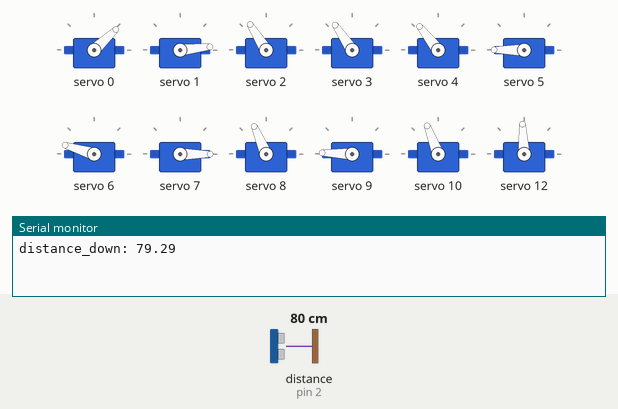
Simulated run of this sketch. Board: Arduino Uno, built for the host (arithmetic inside an expression is 32-bit, double 64-bit). Shown: 12 × servo, the last lines printed to the serial monitor. Wiring (inferred from the names in the program): ultrasonic range finder: trigger pin 3; echo pin 2. Inputs (shaded band) come from the test bench; at power-on: distance to the obstacle (sensor on pin 2) 80 cm. The echo pulse lasts 58.3 µs per cm.

Above: at 1.73 s.
5.3 s: distance to the obstacle (sensor on pin 2) set to 2 cm
At 6.5 s:
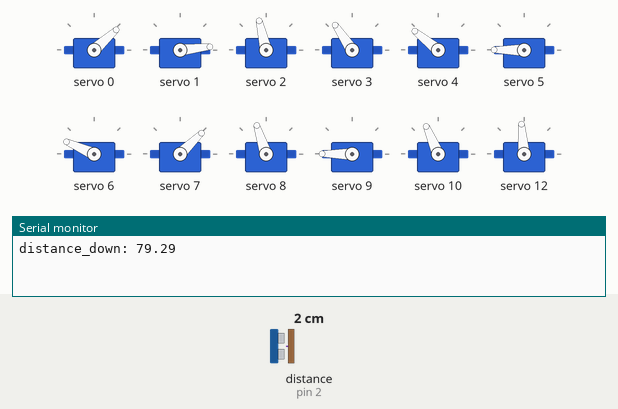
11.3 s: distance to the obstacle (sensor on pin 2) set to 250 cm
At 13.3 s:
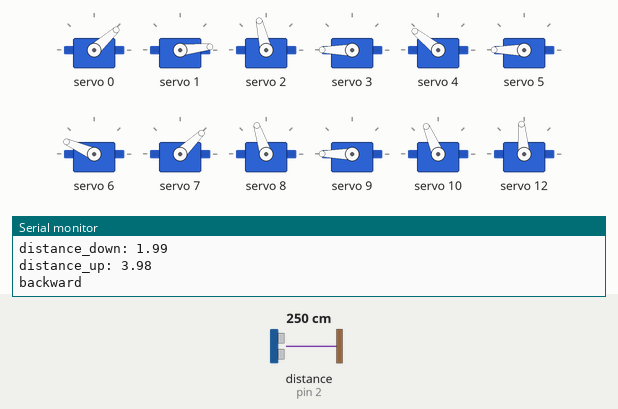
Timing chart, 0 to 23.3 s (numbered marks = the images above; inputs shaded):
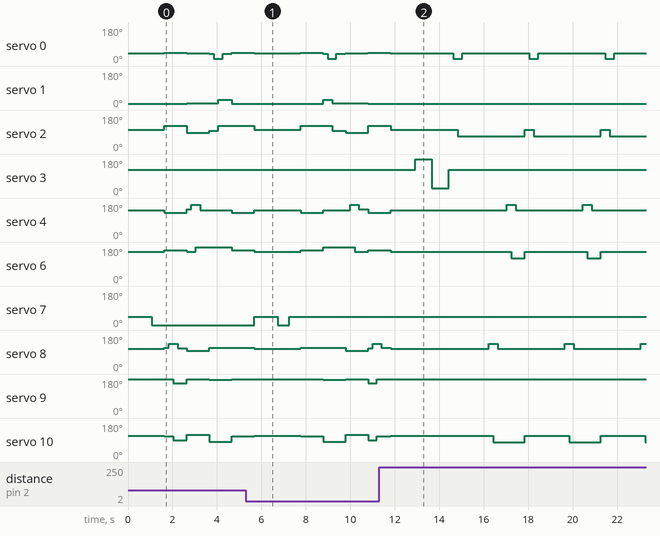

Measured:
- by itself, servo 0: alternates 42° for 3.0 s and 12° for 0.40 s
- by itself, servo 2: repeats every 3.4 s: 68° 3.0 s, 103° 0.41 s
- by itself, servo 10: repeats every 3.4 s: 79° 1.4 s, 113° 2.0 s
- by itself, servo 12: repeats every 3.4 s: 68° 0.40 s, 95° 3.0 s

The sketch:

walking_with_ultrasonic_sensor.ino
```cpp
#include <Wire.h>
#include <Adafruit_PWMServoDriver.h>

Adafruit_PWMServoDriver s = Adafruit_PWMServoDriver();

//Pins:
//front right: 0, 1, 2
//front left: 8, 9, 10
//back right: 4, 5, 6
//back left: 12, 13, 14

//for the mapping of the values
int pwm[14]; //14 because of the pins (easier to remember)
int angle[14];

int timeDelay = 200; //milliseconds

//ultrasonic sensor pins and other variables
int trigPin = 3;
int echoPin = 2;

float duration_us1, duration_us2, distance_cm, distance_down, distance_up;
float duration[10];
float left_side, right_side;
int number;

boolean side = true; //true = left, false = right
boolean down = true;

void setup() {
  s.begin();
  s.setPWMFreq(60);
  delay(10);
  Serial.begin(9600);
  delay(1000);

  pinMode(trigPin, OUTPUT);
  pinMode(echoPin, INPUT);
}

void loop() {
  duration_us1 = 0;
  homePos();
  delay(50);
  setUltrasonicSensor(45, 0);
  delay(200);

  distance_down = getDistance();
  Serial.print("distance_down: ");
  Serial.println(distance_down);

  if(distance_down > 24){
    forward(1);
    Serial.println("forward");
  }else{
    setUltrasonicSensor(90, 0);
    delay(200);
    distance_up = getDistance();
    Serial.print("distance_up: ");
    Serial.println(distance_up);
    if(distance_up < 47){
      backward(1);
      Serial.println("backward");
      delay(100);
      getSide();
      turn();
    }
  }
}

//----------------ultrasonic------------
void turn(){
  if(side == true){
    left(3);
  }else{
    right(3);
  }
}

void getSide(){
  setUltrasonicSensor(90, 65);
  delay(200);
  left_side = getDistance();
  Serial.print("left_side: ");
  Serial.println(left_side);
  delay(100);
  setUltrasonicSensor(90, -80);
  delay(200);
  right_side = getDistance();
  Serial.print("right_side: ");
  Serial.println(right_side);
  delay(100);
  if(right_side < left_side){
    side = true; //turn right
  }else{
    side = false; //turn left
  }
}

float getDistance(){
  delay(300);
  for(int i = 0; i < 10; i++){
    // generate 10-microsecond pulse to TRIG pin
    digitalWrite(trigPin, HIGH);
    delayMicroseconds(10);
    digitalWrite(trigPin, LOW);

    duration[i] = pulseIn(echoPin, HIGH);
  }

  number = 0;

  for(int i = 0; i < 10; i++){
    if((duration[i] < 29400) || (duration[i] > 0)){
      duration_us1 +=duration[i];
      number++;
    }
  }

  //create the middle value
  duration_us2 = duration_us1 / number;

  // calculate the distance
  distance_cm = 0.017 * duration_us2;

  return distance_cm;
}

void setUltrasonicSensor(int angle7, int angle3){
  //ultrasonic sensor
  angle[7] = angle7;
  angle[3] = angle3;

  for(int i = 3; i < 8; i++){
    map_values(i);
  }

  for(int i = 3; i < 8; i++){
    s.setPWM(i, 0, pwm[i]);
  }
}

//----------------left side-------------
void left(int number){
  for(int i = 0; i < number; i++){
    homePos();
    delay(timeDelay);
    step4sr();
    delay(timeDelay);
    step3sr();
    delay(timeDelay);
    step2sr();
    delay(timeDelay);
    step1sr();
    delay(timeDelay);
  }
}

void step4sr(){
  //front right
  angle[4] = 230;
  map_values(4);
  s.setPWM(4, 0, pwm[4]);
  delay(200);

  angle[5] = 59;
  angle[6] = 94;
  map_values(5);
  map_values(6);
  s.setPWM(5, 0, pwm[5]);
  s.setPWM(6, 0, pwm[6]);
  delay(200);

  angle[4] = 192;
  map_values(4);
  s.setPWM(4, 0, pwm[4]);
  delay(200);
}

void step3sr(){
  //front right
  angle[8] = 230;
  map_values(8);
  s.setPWM(8, 0, pwm[8]);
  delay(200);

  angle[9] = 59;
  angle[10] = 94;
  map_values(9);
  map_values(10);
  s.setPWM(9, 0, pwm[9]);
  s.setPWM(10, 0, pwm[10]);
  delay(200);

  angle[8] = 192;
  map_values(8);
  s.setPWM(8, 0, pwm[8]);
  delay(200);
}

void step2sr(){
  //front right
  angle[12] = 235;
  map_values(12);
  s.setPWM(12, 0, pwm[12]);
  delay(200);

  angle[13] = 59;
  angle[14] = 154;
  map_values(13);
  map_values(14);
  s.setPWM(13, 0, pwm[13]);
  s.setPWM(14, 0, pwm[14]);
  delay(200);

  angle[12] = 192;
  map_values(12);
  s.setPWM(12, 0, pwm[12]);
  delay(200);
}

void step1sr(){
  //front right
  angle[0] = 235;
  map_values(0);
  s.setPWM(0, 0, pwm[0]);
  delay(200);

  angle[1] = 59;
  angle[2] = 154;
  map_values(1);
  map_values(2);
  s.setPWM(1, 0, pwm[1]);
  s.setPWM(2, 0, pwm[2]);
  delay(200);

  angle[0] = 192;
  map_values(0);
  s.setPWM(0, 0, pwm[0]);
  delay(200);
}


//----------------right side------------
void right(int number){
  for(int i = 0; i < number; i++){
    homePos();
    delay(timeDelay);
    step1sl();
    delay(timeDelay);
    step2sl();
    delay(timeDelay);
    step3sl();
    delay(timeDelay);
    step4sl();
    delay(timeDelay);
  }
}

void step4sl(){
  //front right
  angle[4] = 230;
  map_values(4);
  s.setPWM(4, 0, pwm[4]);
  delay(200);

  angle[5] = 59;
  angle[6] = 154;
  map_values(5);
  map_values(6);
  s.setPWM(5, 0, pwm[5]);
  s.setPWM(6, 0, pwm[6]);
  delay(200);

  angle[4] = 192;
  map_values(4);
  s.setPWM(4, 0, pwm[4]);
  delay(200);
}

void step3sl(){
  //front right
  angle[8] = 230;
  map_values(8);
  s.setPWM(8, 0, pwm[8]);
  delay(200);

  angle[9] = 59;
  angle[10] = 154;
  map_values(9);
  map_values(10);
  s.setPWM(9, 0, pwm[9]);
  s.setPWM(10, 0, pwm[10]);
  delay(200);

  angle[8] = 192;
  map_values(8);
  s.setPWM(8, 0, pwm[8]);
  delay(200);
}

void step2sl(){
  //front right
  angle[12] = 235;
  map_values(12);
  s.setPWM(12, 0, pwm[12]);
  delay(200);

  angle[13] = 59;
  angle[14] = 94;
  map_values(13);
  map_values(14);
  s.setPWM(13, 0, pwm[13]);
  s.setPWM(14, 0, pwm[14]);
  delay(200);

  angle[12] = 192;
  map_values(12);
  s.setPWM(12, 0, pwm[12]);
  delay(200);
}

void step1sl(){
  //front right
  angle[0] = 235;
  map_values(0);
  s.setPWM(0, 0, pwm[0]);
  delay(200);

  angle[1] = 59;
  angle[2] = 94;
  map_values(1);
  map_values(2);
  s.setPWM(1, 0, pwm[1]);
  s.setPWM(2, 0, pwm[2]);
  delay(200);

  angle[0] = 192;
  map_values(0);
  s.setPWM(0, 0, pwm[0]);
  delay(200);
}

//----------------backward--------------
void backward(int number){
  for(int i = 0; i < number; i++){
    pos1b();
    delay(timeDelay);
    step1b();
    delay(timeDelay);
    pos2b();
    delay(timeDelay);
    step2b();
    delay(timeDelay);
    pos3b();
    delay(timeDelay);
    step3b();
    delay(timeDelay);
    pos4b();
    delay(timeDelay);
    step4b();
    delay(timeDelay);
    homePos();
    delay(timeDelay * 5);
  }
}

void step4b(){
  //front right
  angle[8] = 230;
  map_values(8);
  s.setPWM(8, 0, pwm[8]);
  delay(200);

  angle[9] = 69;
  angle[10] = 126;
  map_values(9);
  map_values(10);
  s.setPWM(9, 0, pwm[9]);
  s.setPWM(10, 0, pwm[10]);
  delay(200);

  angle[8] = 199;
  map_values(8);
  s.setPWM(8, 0, pwm[8]);
  delay(200);
}

void pos4b(){
  //back right
  angle[6] = 119;
  angle[4] = 177;
  angle[5] = 55;

  //back left
  angle[14] = 108;
  angle[12] = 195;
  angle[13] = 62;

  //front right
  angle[2] = 141;
  angle[0] = 191;
  angle[1] = 59;

  //front left
  angle[10] = 144;
  angle[8] = 195;
  angle[9] = 96;

  for(int i = 0; i < 15; i++){
    map_values(i);
  }

  for(int i = 0; i < 15; i++){
    s.setPWM(i, 0, pwm[i]);
  }
}

void step3b(){
  //front right
  angle[4] = 230;
  map_values(4);
  s.setPWM(4, 0, pwm[4]);
  delay(200);

  angle[5] = 69;
  angle[6] = 126;
  map_values(5);
  map_values(6);
  s.setPWM(5, 0, pwm[5]);
  s.setPWM(6, 0, pwm[6]);
  delay(200);

  angle[4] = 199;
  map_values(4);
  s.setPWM(4, 0, pwm[4]);
  delay(200);
}

void pos3b(){
  //back right
  angle[6] = 94;
  angle[4] = 193;
  angle[5] = 60;

  //back left
  angle[14] = 141;
  angle[12] = 191;
  angle[13] = 59;

  //front right
  angle[2] = 109;
  angle[0] = 194;
  angle[1] = 62;

  //front left
  angle[10] = 119;
  angle[8] = 177;
  angle[9] = 55;

  for(int i = 0; i < 15; i++){
    map_values(i);
  }

  for(int i = 0; i < 15; i++){
    s.setPWM(i, 0, pwm[i]);
  }
}

void step2b(){
  //front right
  angle[0] = 235;
  map_values(0);
  s.setPWM(0, 0, pwm[0]);
  delay(200);

  angle[1] = 64;
  angle[2] = 118;
  map_values(1);
  map_values(2);
  s.setPWM(1, 0, pwm[1]);
  s.setPWM(2, 0, pwm[2]);
  delay(200);

  angle[0] = 197;
  map_values(0);
  s.setPWM(0, 0, pwm[0]);
  delay(200);
}

void pos2b(){
  //back right
  angle[6] = 85;
  angle[4] = 193;
  angle[5] = 60;

  //back left
  angle[14] = 148;
  angle[12] = 173;
  angle[13] = 55;

  //front right
  angle[2] = 140;
  angle[0] = 198;
  angle[1] = 86;

  //front left
  angle[10] = 153;
  angle[8] = 199;
  angle[9] = 73;

  for(int i = 0; i < 15; i++){
    map_values(i);
  }

  for(int i = 0; i < 15; i++){
    s.setPWM(i, 0, pwm[i]);
  }
}

void step1b(){
  //front right
  angle[12] = 235;
  map_values(12);
  s.setPWM(12, 0, pwm[12]);
  delay(200);

  angle[13] = 77;
  angle[14] = 135;
  map_values(13);
  map_values(14);
  s.setPWM(13, 0, pwm[13]);
  s.setPWM(14, 0, pwm[14]);
  delay(200);

  angle[12] = 199;
  map_values(12);
  s.setPWM(12, 0, pwm[12]);
  delay(200);
}

void pos1b(){
  //back right
  angle[6] = 119;
  angle[4] = 177;
  angle[5] = 55;

  //back left
  angle[14] = 108;
  angle[12] = 195;
  angle[13] = 62;

  //front right
  angle[2] = 141;
  angle[0] = 191;
  angle[1] = 59;

  //front left
  angle[10] = 126;
  angle[8] = 199;
  angle[9] = 69;

  for(int i = 0; i < 15; i++){
    map_values(i);
  }

  for(int i = 0; i < 15; i++){
    s.setPWM(i, 0, pwm[i]);
  }
}

//----------------forward---------------
void forward(int number){
  for(int i = 0; i < number; i++){
    pos1();
    delay(timeDelay);
    step1();
    delay(timeDelay);
    pos2();
    delay(timeDelay);
    step2();
    delay(timeDelay);
    pos3();
    delay(timeDelay);
    step3();
    delay(timeDelay);
    pos4();
    delay(timeDelay);
    step4();
    delay(timeDelay);
    homePos();
    delay(timeDelay * 5);
  }
}

void step4(){
  //front right
  angle[12] = 235;
  map_values(12);
  s.setPWM(12, 0, pwm[12]);
  delay(200);

  angle[13] = 62;
  angle[14] = 108;
  map_values(13);
  map_values(14);
  s.setPWM(13, 0, pwm[13]);
  s.setPWM(14, 0, pwm[14]);
  delay(200);

  angle[12] = 195;
  map_values(12);
  s.setPWM(12, 0, pwm[12]);
  delay(200);
}

void pos4(){
  //back right
  angle[6] = 119;
  angle[4] = 177;
  angle[5] = 55;

  //back left
  angle[14] = 135;
  angle[12] = 199;
  angle[13] = 77;

  //front right
  angle[2] = 141;
  angle[0] = 191;
  angle[1] = 59;

  //front left
  angle[10] = 126;
  angle[8] = 199;
  angle[9] = 69;

  for(int i = 0; i < 15; i++){
    map_values(i);
  }

  for(int i = 0; i < 15; i++){
    s.setPWM(i, 0, pwm[i]);
  }
}

void step3(){
  //front right
  angle[0] = 235;
  map_values(0);
  s.setPWM(0, 0, pwm[0]);
  delay(200);

  angle[1] = 86;
  angle[2] = 140;
  map_values(1);
  map_values(2);
  s.setPWM(1, 0, pwm[1]);
  s.setPWM(2, 0, pwm[2]);
  delay(200);

  angle[0] = 198;
  map_values(0);
  s.setPWM(0, 0, pwm[0]);
  delay(200);
}

void pos3(){
  //back right
  angle[6] = 85;
  angle[4] = 193;
  angle[5] = 60;

  //back left
  angle[14] = 148;
  angle[12] = 173;
  angle[13] = 55;

  //front right
  angle[2] = 118;
  angle[0] = 197;
  angle[1] = 64;

  //front left
  angle[10] = 153;
  angle[8] = 199;
  angle[9] = 73;

  for(int i = 0; i < 15; i++){
    map_values(i);
  }

  for(int i = 0; i < 15; i++){
    s.setPWM(i, 0, pwm[i]);
  }
}

void step2(){
  //front right
  angle[4] = 230;
  map_values(4);
  s.setPWM(4, 0, pwm[4]);
  delay(200);

  angle[5] = 60;
  angle[6] = 94;
  map_values(5);
  map_values(6);
  s.setPWM(5, 0, pwm[5]);
  s.setPWM(6, 0, pwm[6]);
  delay(200);

  angle[4] = 193;
  map_values(4);
  s.setPWM(4, 0, pwm[4]);
  delay(200);
}

void pos2(){
  //back right
  angle[6] = 126;
  angle[4] = 199;
  angle[5] = 69;

  //back left
  angle[14] = 141;
  angle[12] = 191;
  angle[13] = 59;

  //front right
  angle[2] = 109;
  angle[0] = 194;
  angle[1] = 62;

  //front left
  angle[10] = 119;
  angle[8] = 177;
  angle[9] = 55;

  for(int i = 0; i < 15; i++){
    map_values(i);
  }

  for(int i = 0; i < 15; i++){
    s.setPWM(i, 0, pwm[i]);
  }
}

void step1(){
  //front right
  angle[8] = 230;
  map_values(8);
  s.setPWM(8, 0, pwm[8]);
  delay(200);

  angle[9] = 96;
  angle[10] = 144;
  map_values(9);
  map_values(10);
  s.setPWM(9, 0, pwm[9]);
  s.setPWM(10, 0, pwm[10]);
  delay(200);

  angle[8] = 195;
  map_values(8);
  s.setPWM(8, 0, pwm[8]);
  delay(200);
}

void pos1(){
  //back right
  angle[6] = 119;
  angle[4] = 177;
  angle[5] = 55;

  //back left
  angle[14] = 108;
  angle[12] = 195;
  angle[13] = 62;

  //front right
  angle[2] = 141;
  angle[0] = 191;
  angle[1] = 59;

  //front left
  angle[10] = 126;
  angle[8] = 199;
  angle[9] = 69;

  for(int i = 0; i < 15; i++){
    map_values(i);
  }

  for(int i = 0; i < 15; i++){
    s.setPWM(i, 0, pwm[i]);
  }
}

void homePos(){
  //back right
  angle[6] = 124;
  angle[4] = 192;
  angle[5] = 59;

  //back left
  angle[14] = 124;
  angle[12] = 192;
  angle[13] = 59;

  //front right
  angle[2] = 124;
  angle[0] = 192;
  angle[1] = 59;

  //front left
  angle[10] = 124;
  angle[8] = 192;
  angle[9] = 59;

  //ultrasonic sensor
  angle[7] = 90;
  angle[3] = 0;

  for(int i = 0; i < 15; i++){
    map_values(i);
  }

  for(int i = 0; i < 15; i++){
    s.setPWM(i, 0, pwm[i]);
  }
}

// you probably have to change these values according to your motors
int map_values(int index){
  //front right
  if(index == 0)
    pwm[0] = map(angle[0], 20, 270, 550, 100);
  if(index == 1)
    pwm[1] = map(angle[1], 35, 325, 100, 680);
  if(index == 2)
    pwm[2] = map(angle[2], 35, 210, 130, 650);

  //front left
  if(index == 8)
    pwm[8] = map(angle[8], 20, 300, 100, 600);
  if(index == 9)
    pwm[9] = map(angle[9], 35, 320, 650, 100);
  if(index == 10)
    pwm[10] = map(angle[10], 45, 210, 650, 170);

  //back right
  if(index == 4)
    pwm[4] = map(angle[4], 40, 270, 180, 650);
  if(index == 5)
    pwm[5] = map(angle[5], 45, 320, 650, 100);
  if(index == 6)
    pwm[6] = map(angle[6], 85, 215, 650, 250);

  //back left
  if(index == 12)
    pwm[12] = map(angle[12], 20, 300, 650, 200);
  if(index == 13)
    pwm[13] = map(angle[13], 25, 325, 100, 650);
  if(index == 14)
    pwm[14] = map(angle[14], 80, 210, 100, 520);

  //ultrasonic sensor
  if(index == 7)
    pwm[7] = map(angle[7], 45, 200, 100, 600);
  if(index == 3)
    pwm[3] = map(angle[3], -90, 65, 170, 650);

  //return a value
  return pwm[index];
}
```
